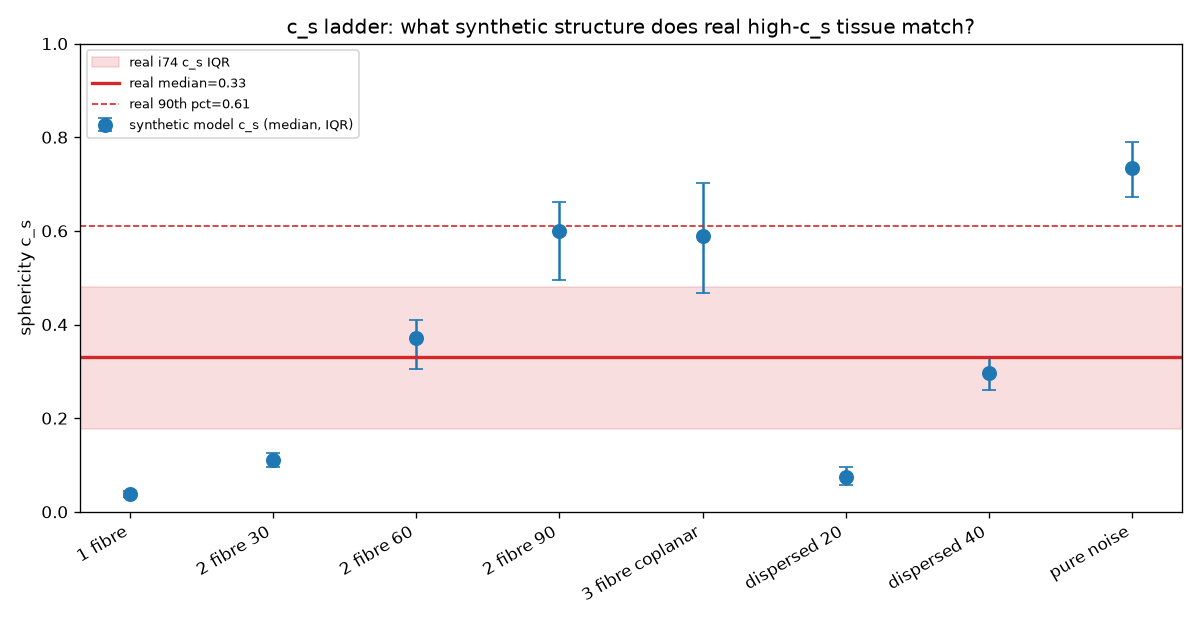

The script that saved this image:
"""
model_ladder.py

Calibrate sphericity c_s against a ladder of known synthetic structures, then
overlay the REAL i74 c_s distribution to read off what the real high-c_s tissue
most resembles. Answers: are real high-c_s voxels 2-fibre crossings (a fixel
model would help), higher-order/dispersed (needs a full FOD), or noise-like
(no orientation recoverable at this resolution)?

Ladder (all measured at the SAME sigma=4, rho=8 the real data was analysed at,
with matched noise so noise-inflation is comparable):
  1 fibre; 2 fibres at 30/60/90 deg; 3 coplanar fibres; dispersed cones
  (half-angle 20/40 deg); pure noise.

Reuses _tube_family/_coords (crossing_shape_3d), sphericity_field +
load_interior (selfcalib_threshold). Only new code: an n-direction phantom
builder and the dispersed-cone direction sampler.
"""

import numpy as np

from crossing_shape_3d import _tube_family, _coords, _noise_volume
from selfcalib_threshold import sphericity_field, load_interior

EPS = 1e-12
SPACINGS = [12.0, 17.0, 21.0, 25.0, 29.0]   # per-family, avoid a shared period


def make_multifibre(shape=(96, 96, 96), dirs=((1, 0, 0),), width=1.5,
                    noise_sigma=0.3, seed=0):
    """Sum of straight Gaussian-tube families along the given unit `dirs`."""
    coords = _coords(shape)
    vol = np.zeros(shape, np.float32)
    for i, d in enumerate(dirs):
        d = np.asarray(d, float); d = d / (np.linalg.norm(d) + EPS)
        vol = vol + _tube_family(coords, d, SPACINGS[i % len(SPACINGS)], width)
    if noise_sigma > 0.0:
        rng = np.random.default_rng(seed)
        vol = vol + noise_sigma * rng.standard_normal(shape).astype(np.float32)
    vol = (vol - vol.min()) / (np.ptp(vol) + EPS)
    return vol.astype(np.float32)


def _inplane(theta_deg):
    t = np.deg2rad(theta_deg)
    return np.array([np.cos(t), np.sin(t), 0.0])


def _cone_dirs(kappa_deg, n, seed):
    """n directions sampled within a cone of half-angle kappa about the x-axis
    (a dispersed / fanning single population)."""
    rng = np.random.default_rng(seed)
    ct = np.cos(np.deg2rad(kappa_deg))
    dirs = []
    for _ in range(n):
        u = rng.uniform(ct, 1.0)
        phi = rng.uniform(0, 2 * np.pi)
        st = np.sqrt(max(1 - u * u, 0.0))
        dirs.append([u, st * np.cos(phi), st * np.sin(phi)])
    return dirs


def _models():
    """Return an ordered list of (label, dirs) for the ladder."""
    return [
        ("1 fibre",        [_inplane(20)]),
        ("2 fibre 30",     [_inplane(5), _inplane(35)]),
        ("2 fibre 60",     [_inplane(-10), _inplane(50)]),
        ("2 fibre 90",     [_inplane(-25), _inplane(65)]),
        ("3 fibre coplanar", [_inplane(0), _inplane(60), _inplane(120)]),
        ("dispersed 20",   _cone_dirs(20, 6, seed=1)),
        ("dispersed 40",   _cone_dirs(40, 6, seed=2)),
    ]


if __name__ == "__main__":
    import matplotlib
    matplotlib.use("Agg")
    import matplotlib.pyplot as plt

    SIGMA, RHO, NOISE = 4.0, 8.0, 0.3
    print("=" * 70)
    print(f"MODEL LADDER -- c_s at sigma={SIGMA}, rho={RHO}, noise={NOISE}")

    rows = []
    for label, dirs in _models():
        cs = np.concatenate([
            sphericity_field(make_multifibre(dirs=dirs, noise_sigma=NOISE, seed=s),
                             SIGMA, RHO).ravel()
            for s in (0, 1)])
        cs = cs[np.isfinite(cs)]
        rows.append((label, np.median(cs), np.percentile(cs, 25), np.percentile(cs, 75)))
        print(f"  {label:18s} c_s median={np.median(cs):.3f} "
              f"IQR=[{np.percentile(cs,25):.3f},{np.percentile(cs,75):.3f}]")
    # noise reference
    cs_n = np.concatenate([sphericity_field(_noise_volume((96, 96, 96), s), SIGMA, RHO).ravel()
                           for s in (0, 1)])
    rows.append(("pure noise", np.median(cs_n), np.percentile(cs_n, 25), np.percentile(cs_n, 75)))
    print(f"  {'pure noise':18s} c_s median={np.median(cs_n):.3f}")

    # real distribution
    real = load_interior()
    cs_real = sphericity_field(real, SIGMA, RHO).ravel()
    cs_real = cs_real[np.isfinite(cs_real)]
    rp = np.percentile(cs_real, [10, 25, 50, 75, 90])
    print("-" * 70)
    print(f"  REAL i74  c_s  10/25/50/75/90 = " + " ".join(f"{v:.3f}" for v in rp))
    two_fib_max = max(r[1] for r in rows if r[0].startswith("2 fibre"))
    frac_above_2f = float((cs_real > two_fib_max).mean())
    print(f"  max 2-fibre model c_s median = {two_fib_max:.3f}")
    print(f"  fraction of REAL voxels above the 2-fibre ceiling = {frac_above_2f:.1%}")
    print("=" * 70)

    # ---- figure ----
    fig, ax = plt.subplots(figsize=(10, 5.2))
    labels = [r[0] for r in rows]
    meds = [r[1] for r in rows]
    lo = [r[1] - r[2] for r in rows]; hi = [r[3] - r[1] for r in rows]
    xpos = np.arange(len(rows))
    ax.errorbar(xpos, meds, yerr=[lo, hi], fmt="o", ms=8, capsize=4,
                color="tab:blue", label="synthetic model c_s (median, IQR)")
    # real distribution as horizontal bands
    ax.axhspan(rp[1], rp[3], color="tab:red", alpha=0.15, label="real i74 c_s IQR")
    ax.axhline(rp[2], color="tab:red", lw=2, label=f"real median={rp[2]:.2f}")
    ax.axhline(rp[4], color="tab:red", ls="--", lw=1, label=f"real 90th pct={rp[4]:.2f}")
    ax.set_xticks(xpos); ax.set_xticklabels(labels, rotation=30, ha="right")
    ax.set_ylabel("sphericity c_s"); ax.set_ylim(0, 1)
    ax.set_title("c_s ladder: what synthetic structure does real high-c_s tissue match?")
    ax.legend(fontsize=8, loc="upper left")
    fig.tight_layout(); fig.savefig("model_ladder.png", dpi=120)
    print("  saved model_ladder.png")
